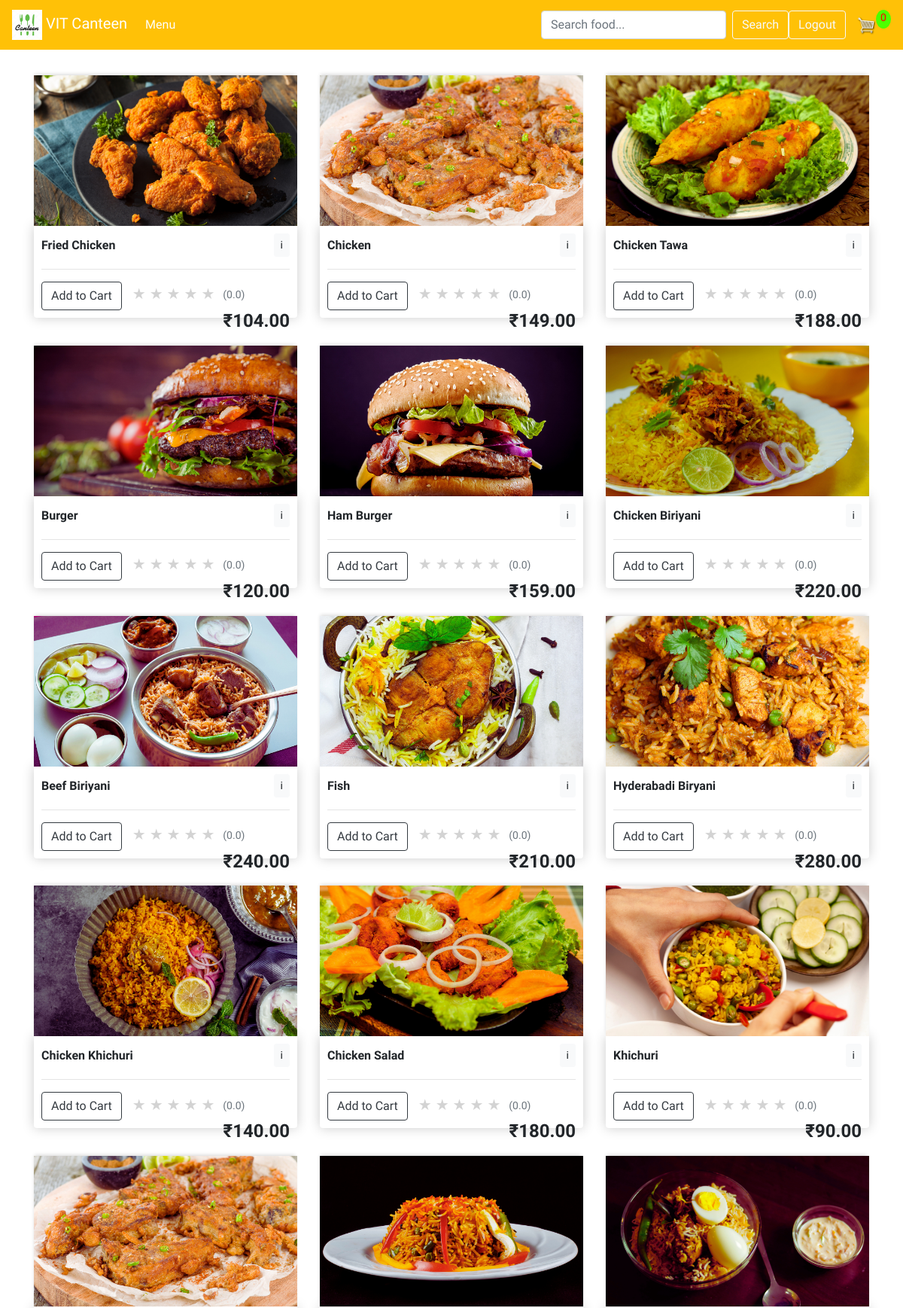
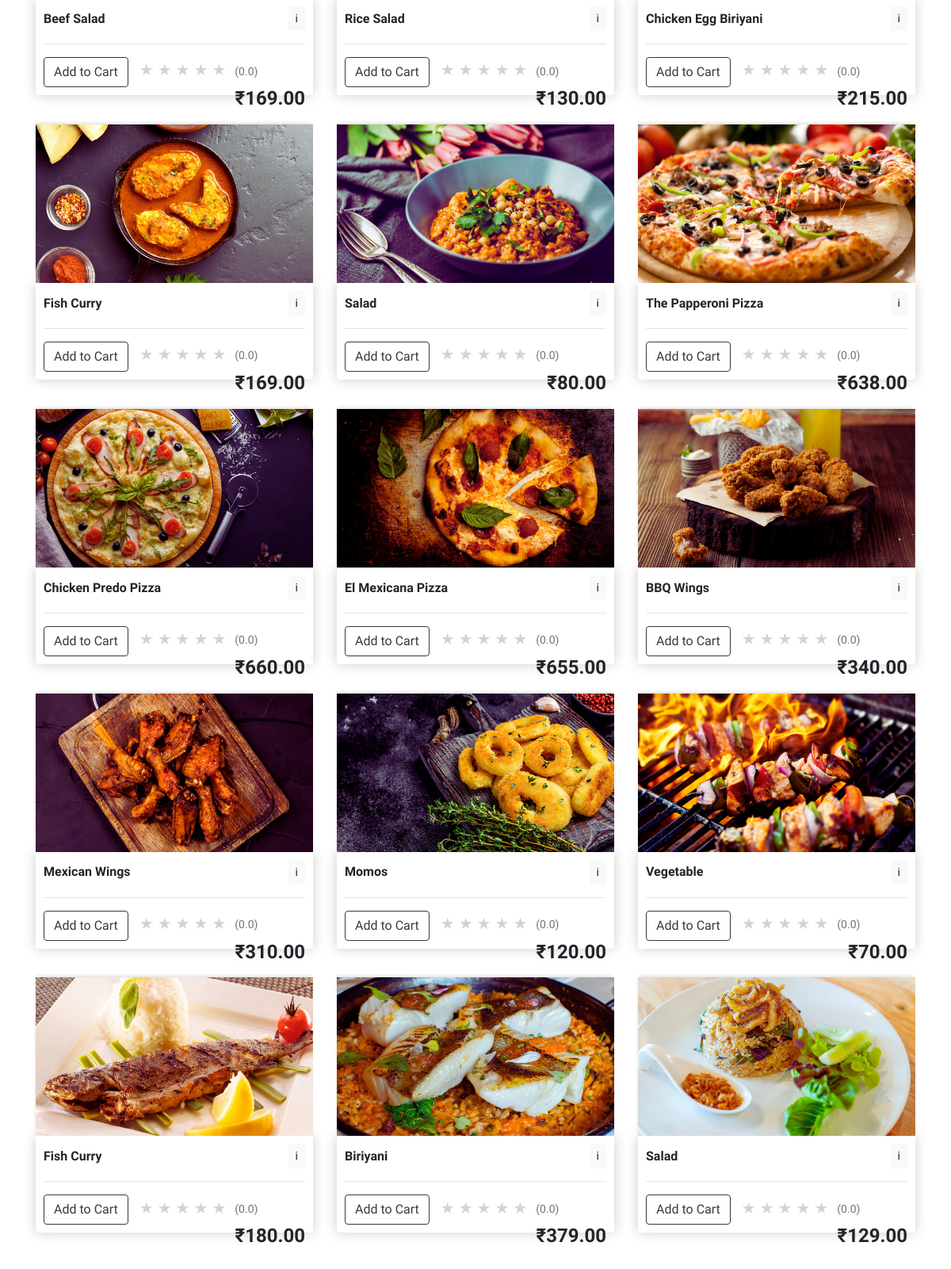
/store/, run on the app's committed database (2 pictures, top to bottom).
### store/models.py (models this page shows)
class Product(models.Model):
    name = models.CharField(max_length=200, null=True)
    price = models.FloatField(max_length=200, null=True)
    digital = models.BooleanField(default=False, null=True, blank=True)
    image = models.ImageField(upload_to='products/', null=True, blank=True)
    description = models.TextField(blank=True, null=True)
    @property
    def avg_rating(self):
        avg = self.ratings.aggregate(Avg('rating'))['rating__avg']
        return round(avg, 1) if avg else 0  # Default to 0 if no ratings exist
    @property
    def avg_rating_int(self) -> int:
        try:
            val = float(self.avg_rating)
        except Exception:
            return 0
        return max(0, min(5, int(round(val))))
    @property
    def imageURL(self):
        if self.image:
            return self.image.url
        return ''

### store/views.py (the view)
# urls.py: path('', include('store.urls')),
def store(request):
    data = cartData(request)
    cartItems = data['cartItems']
    query = (request.GET.get("q") or "").strip()
    products = Product.objects.all()
    if query:
        products = products.filter(Q(name__icontains=query) | Q(description__icontains=query))
    context = {'products': products, 'cartItems': cartItems, 'query': query}
    return render(request, 'store/store.html', context)

### store/utils.py (called while the page is built, shortened)
def cookieCart(request):
    try:
        cart = json.loads(request.COOKIES['cart'])
    except (KeyError, JSONDecodeError, TypeError):
        cart = {}
    items = []
    order = {'get_cart_total': 0, 'get_cart_items': 0, 'shipping': False}
    cartItems = order['get_cart_items']
    return {'cartItems': cartItems, 'order': order, 'items': items}

def cartData(request):
    if request.user.is_authenticated:
        customer, _ = Customer.objects.get_or_create(user=request.user)
        order, created = Order.objects.get_or_create(customer=customer, complete=False)
        items = order.orderitem_set.all()
        cartItems = order.get_cart_items
    else:
        cookieData = cookieCart(request)
        cartItems = cookieData['cartItems']
        order = cookieData['order']
        items = cookieData['items']
    return {'cartItems': cartItems, 'order': order, 'items': items}

### templates/store/store.html (shortened to what this page needs)
{% extends 'store/main.html' %}
{% load static %}
{% block content %}
    <div class="row">
        {% for product in products %}
            <div class="col-lg-4">
                <img class="thumbnail" src="{{ product.imageURL }}">
                <div class="box-element product">
                    <h6 style="display:flex; justify-content:space-between; gap:8px; align-items:center;">
                        <a href="{% url 'product_detail' product.id %}" style="color: inherit; text-decoration:none;">
                            <strong>{{ product.name }}</strong>
                        </a>
                        <button
                            type="button"
                            class="btn btn-sm btn-light"
                            onclick="showDescription('{{ product.name|escapejs }}', '{{ product.description|default:','|escapejs }}')"
                            title="Quick description"
                            aria-label="Quick description"
                        >
                            i
                        </button>
                    </h6>
                    <hr>
                    <button data-product="{{ product.id }}" data-action="add" class="btn btn-outline-dark add-btn update-cart">
                        Add to Cart
                    </button>
                    <span class="rating">
                        {% for _ in "12345" %}
                            {% if forloop.counter <= product.avg_rating_int %}
                                <span class="star filled">★</span>
                            {% else %}
                                <span class="star empty">★</span>
                            {% endif %}
                        {% endfor %}
                        <span class="rating-number">({{ product.avg_rating|floatformat:1 }})</span>
                    </span>
                    <h4 style="display: inline-block; float: right">
                        <strong>₹{{ product.price|floatformat:2 }}</strong>
                    </h4>
                </div>
            </div>
        {% endfor %}
    </div>
{% endblock content %}

### templates/store/main.html (shortened to what this page needs)
<!DOCTYPE html>
{% load static %}
<html>
    <head>
            <link rel="stylesheet" type="text/css" href="{% static 'css/main.css' %}">
            <link rel="stylesheet" href="https://maxcdn.bootstrapcdn.com/bootstrap/4.0.0/css/bootstrap.min.css">
     </head>
     <body style="font-family: 'Glory', sans-serif;">
        <nav class="navbar navbar-expand-lg navbar-dark bg-warning">
          <a class="navbar-brand" href="{% url 'store' %}"><img width="40px" height="40px" src="{% static 'images/canteen_icon.ico' %}"> VIT Canteen</a>
          <div class="collapse navbar-collapse" id="navbarSupportedContent">
            <ul class="navbar-nav mr-auto">
              <li class="nav-item active">
                <a class="nav-link" href="{% url 'store' %}">Menu <span class="sr-only">(current)</span></a>
              </li>
            </ul>
            <form class="form-inline my-2 my-lg-0" action="{% url 'store' %}" method="get" style="gap:8px;">
              <input
                class="form-control"
                type="search"
                name="q"
                placeholder="Search food..."
                value="{{ query|default:'' }}"
                aria-label="Search"
                style="min-width: 220px;"
              />
              <button class="btn btn-outline-light" type="submit">Search</button>
            </form>
            <div class="form-inline my-2 my-lg-0">
                <a href="{% url 'logout' %}"class="btn btn-outline-light" id="text-hover-color">Logout</a>
                <a href="{% url 'cart' %}">
                    <img  id="cart-icon" src="{% static 'images/cart.png' %}">
                </a>
                <p id="cart-total">{{ cartItems }}</p>
            </div>
          </div>
        </nav>
         <div class="container">
                <br>
                {% block content %}
                 {% endblock content %}
                <br>
         </div>
     </body>
</html>

### static/css/main.css (style rules this page uses)
body { background-color: hsl(0, 93%, 46%); }
h1,h2,h3,h4,h5,h6 { color:hsl(0, 0%, 30%); }
.box-element { box-shadow:hsl(0, 0%, 80%) 0 0 16px; background-color: #fff; border-radius: 4px; padding: 10px; }
.thumbnail { width: 100%; height: 200px; -webkit-box-shadow: -1px -3px 5px -2px rgba(214,214,214,1); -moz-box-shadow: -1px -3px 5px -2px rgba(214,214,214,1); box-shadow: -1px -3px 5px -2px rgba(214,214,214,1); }
.product { border-radius: 0 0 4px 4px; }
#cart-icon { width:25px; display: inline-block; margin-left: 15px; }
#cart-total { display: block; text-align: center; color:#ff0000; background-color: #4dff00; width: 20px; height: 25px; border-radius: 50%; font-size: 14px; }
.col-lg-4, .col-lg-6, .col-lg-8, .col-lg-12 { margin-top: 10px; }
.btn { border-radius: 0; }

### templates/store/store.html (style rules this page uses)
.rating { display: inline-block; margin-left: 10px; font-size: 20px; }
.star { color: lightgray; }
.rating-number { margin-left: 6px; font-size: 14px; color: #6c757d; vertical-align: middle; }

### data on the page
Product: imageURL (picture), name "Fried Chicken", avg_rating "0.0", price "104.00"
Product: imageURL (picture), name "Chicken", avg_rating "0.0", price "149.00"
Product: imageURL (picture), name "Chicken Tawa", avg_rating "0.0", price "188.00"
Product: imageURL (picture), name "Burger", avg_rating "0.0", price "120.00"
Product: imageURL (picture), name "Ham Burger", avg_rating "0.0", price "159.00"
Product: imageURL (picture), name "Chicken Biriyani", avg_rating "0.0", price "220.00"
Product: imageURL (picture), name "Beef Biriyani", avg_rating "0.0", price "240.00"
Product: imageURL (picture), name "Fish", avg_rating "0.0", price "210.00"
Product: imageURL (picture), name "Hyderabadi Biryani", avg_rating "0.0", price "280.00"
Product: imageURL (picture), name "Chicken Khichuri", avg_rating "0.0", price "140.00"
Product: imageURL (picture), name "Chicken Salad", avg_rating "0.0", price "180.00"
Product: imageURL (picture), name "Khichuri", avg_rating "0.0", price "90.00"
Product: imageURL (picture), name "Beef Salad", avg_rating "0.0", price "169.00"
Product: imageURL (picture), name "Rice Salad", avg_rating "0.0", price "130.00"
Product: imageURL (picture), name "Chicken Egg Biriyani", avg_rating "0.0", price "215.00"
Product: imageURL (picture), name "Fish Curry", avg_rating "0.0", price "169.00"
Product: imageURL (picture), name "Salad", avg_rating "0.0", price "80.00"
Product: imageURL (picture), name "The Papperoni Pizza", avg_rating "0.0", price "638.00"
Product: imageURL (picture), name "Chicken Predo Pizza", avg_rating "0.0", price "660.00"
Product: imageURL (picture), name "El Mexicana Pizza", avg_rating "0.0", price "655.00"
Product: imageURL (picture), name "BBQ Wings", avg_rating "0.0", price "340.00"
Product: imageURL (picture), name "Mexican Wings", avg_rating "0.0", price "310.00"
Product: imageURL (picture), name "Momos", avg_rating "0.0", price "120.00"
Product: imageURL (picture), name "Vegetable", avg_rating "0.0", price "70.00"
Product: imageURL (picture), name "Fish Curry", avg_rating "0.0", price "180.00"
Product: imageURL (picture), name "Biriyani", avg_rating "0.0", price "379.00"
Product: imageURL (picture), name "Salad", avg_rating "0.0", price "129.00"

### other printed values
{{ cartItems }} "0"
